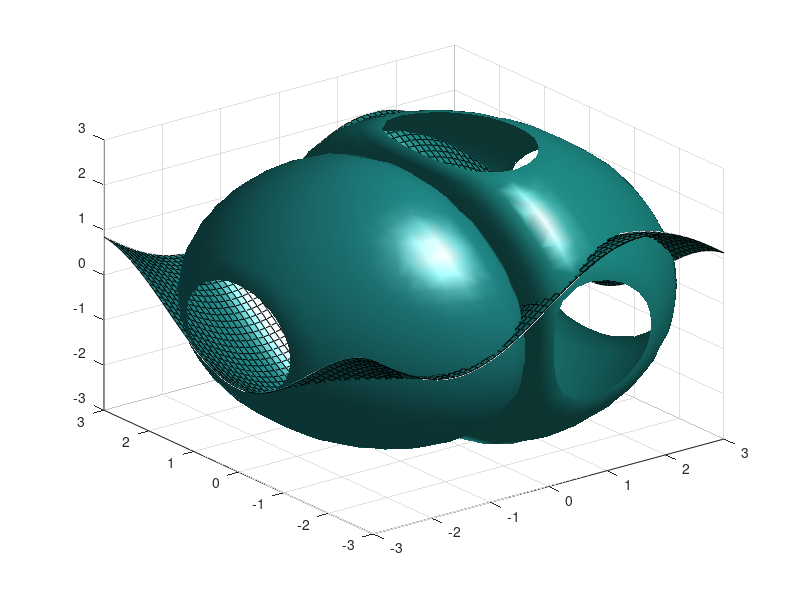

This chart was generated by the following MATLAB code:
%  Jackie Loven, 15 February 2016

%  Make a 2D surface:
[x, y] = meshgrid(-3:0.1:3);
f = x.*exp(- x.^2 - y.^2);
surf(x, y, f);

%  Low-res show:
clear f x y z
[x, y, z] = meshgrid([-1 0 1]);
v = x.*exp(- x.^2 - y.^2 - z.^2);
scatter3(x(:), y(:), z(:), [], z(:));

%  Higher-res show:
clear f x y z
[x, y, z] = meshgrid(-3:0.25:3);
v = x.*exp(- x.^2 - y.^2 - z.^2);
scatter3(x(:), y(:), z(:), [], z(:))

%  Plane where z = 0, no plane with respect to x- and y- coordinates. See shape of peak and trough that scatter3 didn't:
slice(x, y, z, v, [], [], 0);

%  Different slice planes, and peak and trough have 3D shape:
slice(x, y, z, v, [], 0, 0);

%  Use vector to draw two planes with respect to x, but now slices obscure the interesting parts of the functions like in scatter3:
slice(x, y, z, v, [-1.5, 1.5], 0, 0);

%  Can define any surface for the slice:
[xs, ys] = meshgrid(-3:0.1:3);
zs = -xs + ys;
slice(x, y, z, v, xs, ys, zs);

zs = sin(xs) -cos(ys);
slice(x, y, z, v, xs, ys, zs);

%  Octave doesn't have contourslice:
%contourslice(x, y, z, v, [], [], 0, 20)
%contourslice(x, y, z, v, [], 0, [-1 1], 10)

%  Surface where function takes value 1e-5, this could be really useful for visualizing certain material structures within the cell:
isosurface(x, y, z, v, 1e-5);
isosurface(x, y, z, v, -1e-4);






